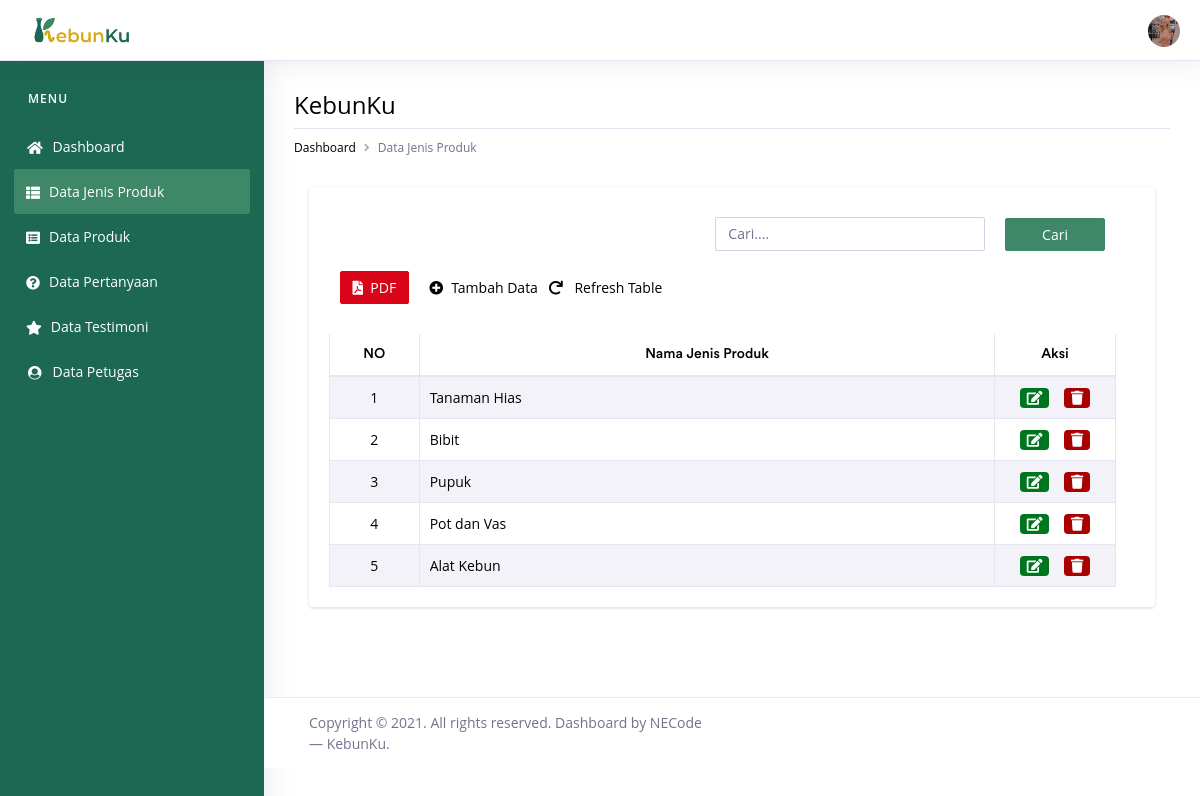
Screenshot of /dashboard-jenis-produk.php (signed in) with the database file from the repository.
### tables this page shows
CREATE TABLE `tb_petugas` (
  `id_petugas` int(8) NOT NULL,
  `nama` varchar(200) NOT NULL,
  `username` varchar(50) NOT NULL,
  `password` varchar(50) NOT NULL,
  `foto` varchar(200) NOT NULL
);

CREATE TABLE `tb_jenisproduk` (
  `id_jenisproduk` int(8) NOT NULL,
  `nama_jenis` varchar(200) NOT NULL
);

### dashboard-jenis-produk.php (the view, shortened to what this page needs)
<?php
include('dbconn/dbconn.php');
$id_petugas = $_SESSION['id_petugas'];
$sql_petugas = "SELECT * FROM tb_petugas WHERE id_petugas='$id_petugas'";
$result_petugas = $conn->query($sql_petugas);
$row_petugas = $result_petugas->fetch_assoc();
$foto_petugas = $row_petugas['foto'];
?>
<!doctype html>
<html lang="en">
<head>
    <link rel="stylesheet" href="dashboard/vendor/bootstrap/css/bootstrap.min.css">
    <link href="dashboard/vendor/fonts/circular-std/style.css" rel="stylesheet">
    <link rel="stylesheet" href="dashboard/libs/css/style.css">
    <link rel="stylesheet" href="dashboard/vendor/fonts/fontawesome/css/fontawesome-all.css">
    <link rel="stylesheet" href="dashboard/vendor/charts/chartist-bundle/chartist.css">
    <link rel="stylesheet" href="dashboard/vendor/charts/morris-bundle/morris.css">
    <link rel="stylesheet" href="dashboard/vendor/fonts/material-design-iconic-font/css/materialdesignicons.min.css">
    <link rel="stylesheet" href="dashboard/vendor/charts/c3charts/c3.css">
    <link rel="stylesheet" href="dashboard/vendor/fonts/flag-icon-css/flag-icon.min.css">
    <link rel="stylesheet" href="dashboard/libs/js/dashboard-js.php">
</head>
<body>
    <div class="dashboard-main-wrapper">
        <div class="dashboard-header">
            <nav class="navbar navbar-expand-lg bg-white fixed-top">
                <img src="images/branding/side-logo-5.png" height="30px" style="padding-left: 30px;">
                <div class="collapse navbar-collapse " id="navbarSupportedContent">
                    <ul class="navbar-nav ml-auto navbar-right-top">
                        <li class="nav-item dropdown nav-user">
                            <a class="nav-link nav-user-img" href="#" id="navbarDropdownMenuLink2" data-toggle="dropdown" aria-haspopup="true" aria-expanded="false">
                                <?php echo "<img src='images/petugas/" . $foto_petugas . "' class='user-avatar-md rounded-circle' >"; ?></a>
                        </li>
                    </ul>
                </div>
            </nav>
        </div>
        <div class="nav-left-sidebar sidebar-dark">
            <div class="menu-list">
                <nav class="navbar navbar-expand-lg navbar-light">
                    <div class="collapse navbar-collapse" id="navbarNav">
                        <ul class="navbar-nav flex-column">
                            <li class="nav-divider">
                                Menu
                            </li>
                            <li class="nav-item">
                                <a class="nav-link" href="dashboard.php"><i class="fa fa-home fa-fw" aria-hidden="true"></i>Dashboard</a>
                            </li>
                            <li class="nav-item ">
                                <a class="nav-link active" href="dashboard-jenis-produk.php"><i class="fa fa-th-list" aria-hidden="true"></i>Data Jenis Produk</a>
                            </li>
                            <li class="nav-item ">
                                <a class="nav-link" href="dashboard-produk.php"><i class="fa fa-list-alt" aria-hidden="true"></i>Data Produk</a>
                            </li>
                            <li class="nav-item ">
                                <a class="nav-link" href="dashboard-pertanyaan.php"><i class="fa fa-question-circle" aria-hidden="true"></i>Data Pertanyaan</a>
                            </li>
                            <li class="nav-item ">
                                <a class="nav-link" href="dashboard-testimoni.php"><i class="fa fa-star" aria-hidden="true"></i>Data Testimoni</a>
                            </li>
                            <li class="nav-item ">
                                <a class="nav-link" href="dashboard-petugas.php"><i class="fa fa-fw fa-user-circle" aria-hidden="true"></i>Data Petugas</a>
                            </li>
                        </ul>
                    </div>
                </nav>
            </div>
        </div>
        <div class="dashboard-wrapper">
            <div class="container-fluid dashboard-content ">
                <div class="row">
                    <div class="col-xl-12 col-lg-12 col-md-12 col-sm-12 col-12">
                        <div class="page-header">
                            <h2 class="pageheader-title">KebunKu</h2>
                            <div class="page-breadcrumb">
                                <nav aria-label="breadcrumb">
                                    <ol class="breadcrumb">
                                        <li class="breadcrumb-item">Dashboard</li>
                                        <li class="breadcrumb-item active" aria-current="page">Data Jenis Produk</li>
                                    </ol>
                                </nav>
                            </div>
                        </div>
                    </div>
                </div>
                <div class="col-xl-12 col-lg-12 col-md-12 col-sm-12 col-12">
                    <div class="card">
                        <div class="card-body">
                            <div class="table-responsive">
                                <table class="table table-striped table-bordered first">
                                    <thead>
                                        <tr class="hide_all">
                                            <form method="post" action="dashboard-jenis-produk.php">
                                                <td colspan="2"></td>
                                                <td style="width:50%;" align="right">
                                                    <input type="text" name="txt_cari" placeholder="Cari...." class="form-control">
                                                </td>
                                                <td align="right" colspan="3">
                                                    <input type="submit" name="btn_cari" value="Cari" class="btn btn-brand btn-sm" style="width: 100px;">
                                                </td>
                                            </form>
                                        </tr>
                                        <tr class="hide_all">
                                            <td>
                                                <a href="#" data-toggle="modal" data-target="#examplePDF" title="Export Data ke File PDF" class='btn btn-danger active btn-sm'><i class=" fas fa-file-pdf"></i>&nbsp;&nbsp;PDF</a>
                                            </td>
                                            <td align="left" colspan="4">
                                                <a href="tambah-jenis-produk.php"><i class="fas fa-plus-circle mr-2"></i>Tambah Data</a>&nbsp;&nbsp;
                                                <a href="dashboard-jenis-produk.php" title="Refresh Table"><i class="fas fa-redo mr-2"></i>
                                                    Refresh Table</a>
                                            </td>
                                        </tr>
                                        <tr class="hide_all">
                                            <td></td>
                                            <td></td>
                                            <td></td>
                                            <td></td>
                                            <td></td>
                                            <td></td>
                                            <td></td>
                                        </tr>
                                        <tr align="center">
                                            <th>NO</th>
                                            <th colspan="2" style="width:100%;">Nama Jenis Produk</th>
                                            <th colspan="3" style="width:50%;">Aksi</th>
                                        </tr>
                                    </thead>
                                    <tbody>
                                        <?php
                                        if (isset($_POST['btn_cari'])) {
                                            if (!empty($_POST['txt_cari'])) {
                                                $cari = $_POST['txt_cari'];
                                                $sql = "SELECT * FROM tb_jenisproduk WHERE id_jenisproduk LIKE '%" . $cari . "%'
                                                              OR nama_jenis LIKE '%" . $cari . "%'";
                                            } else {
                                                echo "<script>alert('Data Tersebut Tidak Ada !'); window.location='dashboard-jenis-produk.php';</script>";
                                            }
                                        } else {
                                            $sql = "SELECT * FROM tb_jenisproduk";
                                        }
                                        $result = $conn->query($sql);
                                        if ($result->num_rows > 0) {
                                            while ($row = $result->fetch_assoc()) {
                                                echo "<tr>";
                                                echo "<td align='center'>" . $row['id_jenisproduk'] . "</td>";
                                                echo "<td colspan='2'>" . $row['nama_jenis'] . "</td>";
                                                echo "<td colspan='3' width='50' align='center'>
                                                    <a href='edit-jenis-produk.php?update_id=" . $row['id_jenisproduk'] . "' class='badge badge-pill badge-edit'>
                                                    <i class='fas fa-edit'></i></a> &nbsp; &nbsp;";
                                                echo "<a href='hapus-jenis-produk.php?delete_id=" . $row['id_jenisproduk'] . "' class='badge badge-pill badge-delete'
                                                    onClick=\"return confirm('Anda Yakin Ingin Menghapus Data Ini ?')\">
                                                    <i class='fas fa-trash'></i>
                                                    </a></td>";
                                                echo "</tr>";
                                            }
                                        } else {
                                            echo "<tr><td colspan='6'>Data Tersebut Tidak Ada</td></tr>";
                                        }
                                        ?>
                                    </tbody>
                                </table>
                            </div>
                        </div>
                    </div>
                </div>
            </div>
            <div class="footer">
                <div class="container-fluid">
                    <div class="row">
                        <div class="col-xl-6 col-lg-6 col-md-6 col-sm-12 col-12">
                            Copyright © 2021. All rights reserved. Dashboard by NECode &mdash; KebunKu</a>.
                        </div>
                    </div>
                </div>
            </div>
        </div>
    </div>
</body>
</html>

### rows the page displays
tb_petugas: foto (picture)
tb_jenisproduk: id_jenisproduk "1", nama_jenis "Tanaman Hias"
tb_jenisproduk: id_jenisproduk "2", nama_jenis "Bibit"
tb_jenisproduk: id_jenisproduk "3", nama_jenis "Pupuk"
tb_jenisproduk: id_jenisproduk "4", nama_jenis "Pot dan Vas"
tb_jenisproduk: id_jenisproduk "5", nama_jenis "Alat Kebun"
